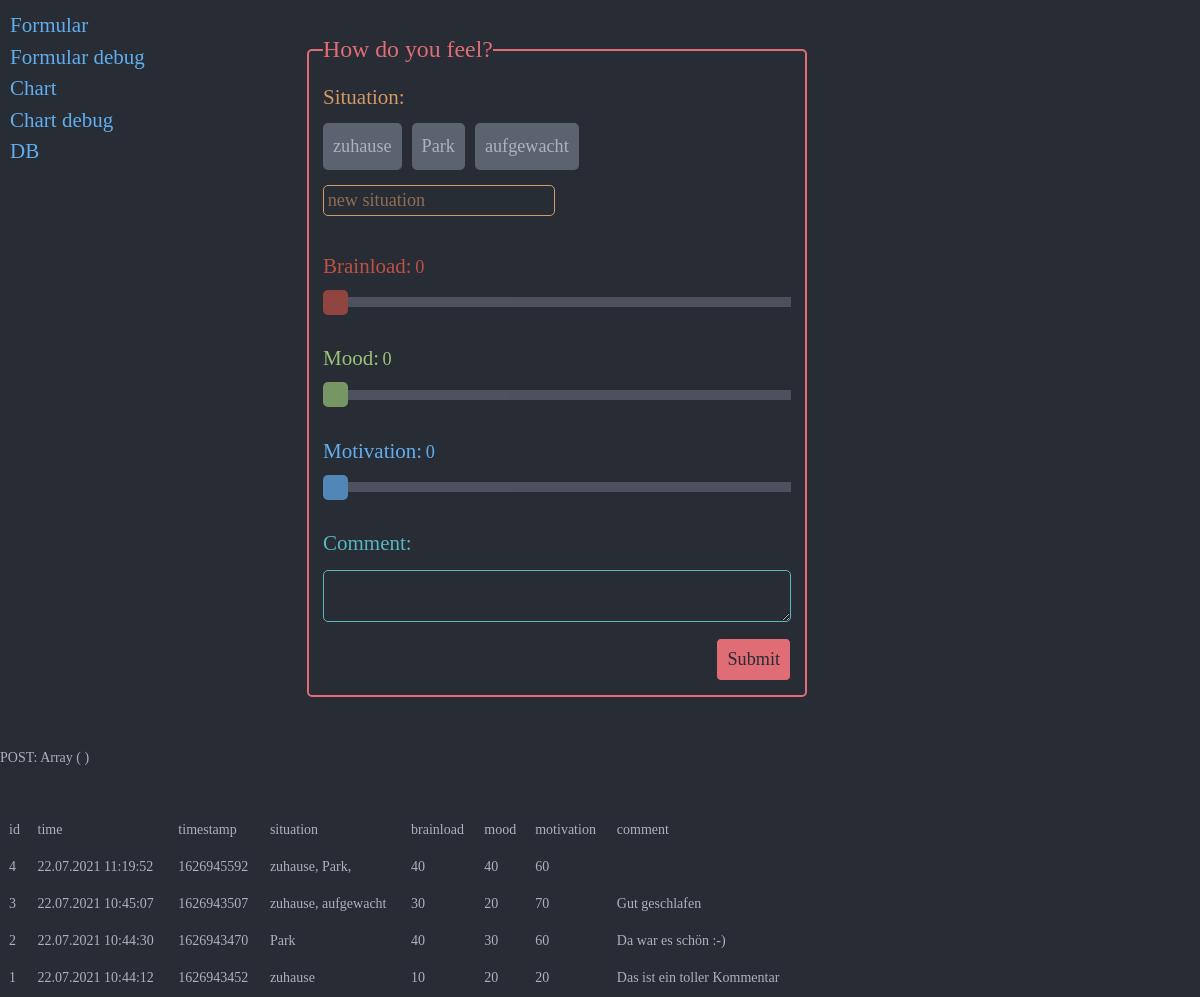
The page /error.php on the database as committed earlier.
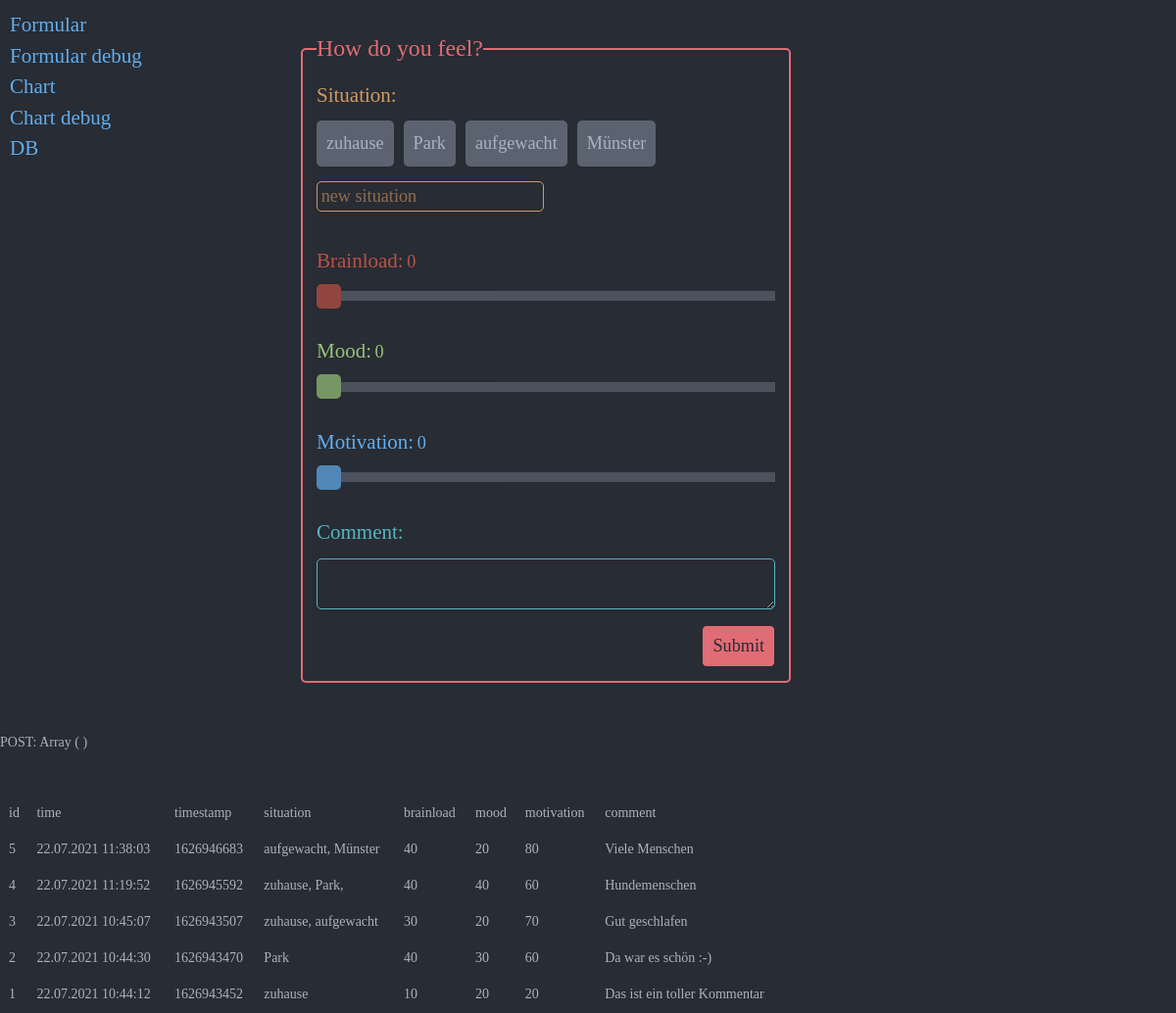
The same page on the database as committed later.
### tables this page shows
CREATE TABLE "user_1" (
  "id" INTEGER PRIMARY KEY AUTOINCREMENT NOT NULL,
  "time" DATETIME,
  "timestamp" INTEGER,
  "situation" VARCHAR,
  "brainload" INTEGER,
  "mood" INTEGER,
  "motivation" INTEGER,
  "comment" VARCHAR
);

### index.php (the view, shortened to what this page needs)
<!DOCTYPE html>
<html lang="de">
<head>
    <link rel="stylesheet" href="style.css">
</head>
<body>
    <?php
$db = new SQLite3('timestamp.sqlite', SQLITE3_OPEN_CREATE | SQLITE3_OPEN_READWRITE);
$db->query('CREATE TABLE IF NOT EXISTS "user_1" (
  "id" INTEGER PRIMARY KEY AUTOINCREMENT NOT NULL,
  "time" DATETIME,
  "timestamp" INTEGER,
  "situation" VARCHAR,
  "brainload" INTEGER,
  "mood" INTEGER,
  "motivation" INTEGER,
  "comment" VARCHAR
)');
$results= $db->query("select * from user_1");
$data= array();
while ($res= $results->fetchArray(1)){
  array_push($data, $res);
}
$situations = array();
foreach ($data as $key => $value) {
  foreach ($value as $k => $v) {
    if ($k == 'situation'){
      $situation = (explode(",",$v));
      foreach ($situation as $nr => $sit) {
        array_push($situations, trim($sit));
      }
    }
  }
}
$situations = array_filter(array_unique($situations));
?>
<div id=links>
  <a href="index.php">Formular</a>
  <a href="error">Formular debug</a>
  <a href="chart.php">Chart</a>
  <a href="error?e=chart">Chart debug</a>
  <a href="admin.php">DB</a>
</div>
    <div id="content">
        <form action="" method="POST" name=form>
            <fieldset>
                <legend>How do you feel?</legend>
                <label class="itemLabel situation" for=situation>Situation: </label>
                <div class=SituationCheckboxes>
                    <?php
            foreach ($situations as $key => $value) {
              $id = random_int(1000,9999);
              echo "<label class=text_checkbox for=$id>$value</label>";
            }
            echo "<input type=text class=newSituation id=xxx name=situations[] placeholder='new situation'>";
          ?>
                </div>
                <label class="itemLabel brainload" for=brainloadSlider>Brainload: </label>
                <div id=brainloadSliderOutput></div>
                <input type="range" min="0" max="100" value="0" step="10" class="slider brainload" id=brainloadSlider name=brainload>
                <label class="itemLabel mood" for=moodSlider>Mood: </label>
                <div id=moodSliderOutput></div>
                <input type="range" min="0" max="100" value="0" step="10" class="slider mood" id=moodSlider name=mood>
                <label class="itemLabel motivation" for=motivationSlider>Motivation: </label>
                <div id=motivationSliderOutput></div>
                <input type="range" min="0" max="100" value="0" step="10" class="slider motivation" id=motivationSlider name=motivation>
                <label class="itemLabel comment" for=comment>Comment: </label>
                <textarea name="comment" id="comment"></textarea>
                <input type="submit" class=button value="Submit" name="submit">
            </fieldset>
        </form>
    </div>
</body>
</html>
<?php
if (1 == $error){
  echo "<br><br><br>POST: ";
  print_r($_POST);
}
$db = new SQLite3('timestamp.sqlite', SQLITE3_OPEN_CREATE | SQLITE3_OPEN_READWRITE);
$results= $db->query("select * from user_1");
$data= array();
while ($res= $results->fetchArray(1)){
array_push($data, $res);
}
if (1 == $error){
  $data = array_reverse($data);
  echo "<table class=allData>";
  echo "<tr>";
  echo "<td>id</td>";
  echo "<td>time</td>";
  echo "<td>timestamp</td>";
  echo "<td>situation</td>";
  echo "<td>brainload</td>";
  echo "<td>mood</td>";
  echo "<td>motivation</td>";
  echo "<td>comment</td>";
  echo "</tr>";
  foreach ($data as $key => $value) {
    echo "<tr>";
    foreach ($value as $k => $v) {
      echo "<td>".$v."</td>";
    }
    echo "</tr>";
  }
  echo "</table>";
}

### error.php (shortened to what this page needs)
<?php
$error = 1;
if (isset($_GET['e']) && $_GET['e'] == "chart"){
    include 'chart.php';
}else{
    include 'index.php';
}

### style.css (style rules this page uses)
:root { --dark: #282c34; --lightgrey: #abb2bf; --grey: #818896; --darkgrey: #5c6370; --bluegreen: #56b6c2; --blue: #61aeee; --pink: #c678dd; --salomon: #e06c75; --green: #98c379; --red: #be5046; --orange: #d19a66; --yellow: #e6c07b }
body, html { height: 100vh; margin: 5px 0 0 }
body { height: 100vh; background: var(--dark); color: var(--lightgrey); font-family: LibreBaskerville_Regular,Garamond,serif; font-size: 14px; font-style: normal; line-height: 1.5 }
#links { position: absolute; top: 10px; left: 10px; font-size: 1.5em; text-decoration: none; display: grid; }
#links a { color:#61aeee; }
#content { position: relative; top: 20px; margin: auto; max-width: 600px }
::placeholder { color: var(--orange); opacity: .6 }
.button { font-family: LibreBaskerville_Regular,Garamond,serif; float:right; font-size:1.3em; border: 1px solid var(--dark); border-radius: 5px; padding: 10px 10px 10px 10px; margin-top: 10px; background: var(--salomon); color: var(--dark); text-align: center; cursor: pointer }
fieldset { max-width: 500px; padding: 1em; margin: .5em; border: 2px solid var(--salomon); border-radius: 5px }
legend { font-size: 1.7em; color: var(--salomon); }
label.itemLabel { padding-top: 30px; padding-bottom: 10px; font-size: 1.5em; display: inline-block }
label.itemLabel.situation { color: var(--orange); padding-top: 0px; padding-bottom: 0px; }
label.itemLabel.brainload { color: var(--red) }
label.itemLabel.mood { color: var(--green) }
label.itemLabel.motivation { color: var(--blue) }
label.itemLabel.comment { color: var(--bluegreen) }
.slider { -webkit-appearance: none; appearance: none; width: 100%; height: 10px; background: var(--darkgrey); outline: 0; opacity: .7; -webkit-transition: .2s; transition: opacity .2s; margin-top: 5px; border: none }
label + div { display: inline }
#brainloadSliderOutput { color: var(--red); font-size: 1.3em; }
#moodSliderOutput { color: var(--green); font-size: 1.3em; }
#motivationSliderOutput { color: var(--blue); font-size: 1.3em; }
.SituationCheckboxes { display: block; padding: 5px 0 }
input.newSituation { display: block; margin-top: 10px; font-family: LibreBaskerville_Regular,Garamond,serif; font-size: 1.3em; background-color: var(--dark); padding: .2em; color: var(--orange); border: 1px solid var(--orange); border-radius: 5px; }
label.text_checkbox { font-size: 1.3em; padding: 10px 10px 10px 10px; background-color: var(--darkgrey); color: var(--lightgrey); border-radius: 5px; cursor: pointer; transition: .2s; margin: 5px 10px 5px 0; display: inline-block }
textarea#comment { width: 100%; padding: 10px 20px 10px 10px; background-color: var(--dark); color: var(--bluegreen); border: 1px solid var(--bluegreen); border-radius: 5px }
table.allData { width: 100vh; overflow-x: scroll }
table.allData tr { border-bottom: 1px solid var(--grey) }
table.allData td { padding: .5em }

Rows that differ between the two databases and show on the page:
added user_1: id "5", time "22.07.2021 11:38:03", timestamp "1626946683", situation "aufgewacht, Münster", brainload "40", mood "20", motivation "80", comment "Viele Menschen"
Other text that changed with them:
new list line: "Münster"
new list line: "Hundemenschen"
